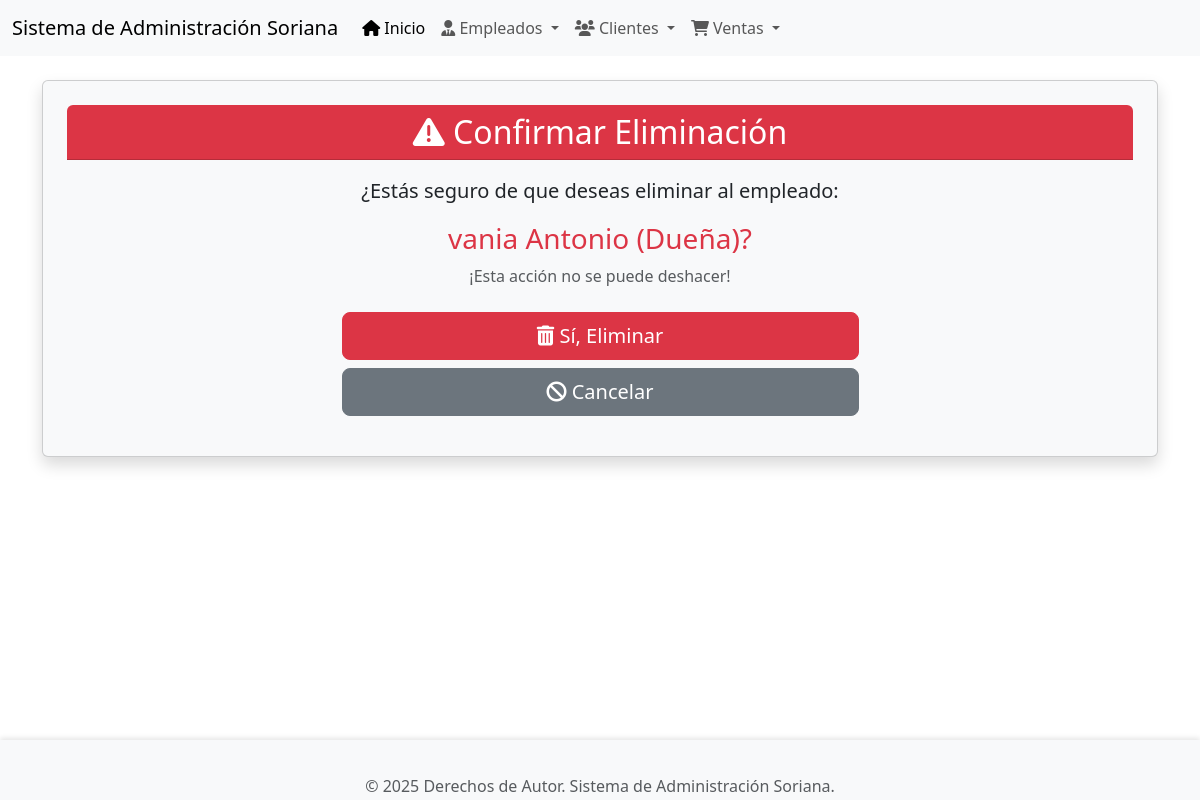
The app's page /empleados/borrar/1/ with its own data.
### app_Soriana/models.py (models this page shows, shortened)
class Empleado(models.Model):
    nombre = models.CharField(max_length=100)
    apellido = models.CharField(max_length=100)
    fecha_contratacion = models.DateField()
    puesto = models.CharField(max_length=100)
    salario = models.DecimalField(max_digits=10, decimal_places=2)
    email = models.EmailField(unique=True)
    telefono = models.CharField(max_length=15, blank=True, null=True)

### app_Soriana/views.py (the view)
# urls.py: path('empleados/borrar/<int:pk>/', views.borrar_Empleado, name='borrar_empleado'),
def borrar_Empleado(request, pk):
    empleado = get_object_or_404(Empleado, pk=pk)
    if request.method == 'POST':
        empleado.delete()
        messages.success(request, '¡Empleado eliminado exitosamente!')
        return redirect('ver_empleados')
    return render(request, 'Empleados/borrar_empleados.html', {'empleado': empleado})

### app_Soriana/templates/Empleados/borrar_empleados.html (shortened to what this page needs)
{% extends 'base.html' %}
{% block content %}
<div class="card shadow p-4 mb-4 bg-light rounded">
    <div class="card-header bg-danger text-white text-center rounded-top">
        <h2 class="mb-0"><i class="fas fa-exclamation-triangle"></i> Confirmar Eliminación</h2>
    </div>
    <div class="card-body text-center">
        <p class="lead">¿Estás seguro de que deseas eliminar al empleado:</p>
        <h3 class="text-danger">{{ empleado.nombre }} {{ empleado.apellido }} ({{ empleado.puesto }})?</h3>
        <p class="text-muted">¡Esta acción no se puede deshacer!</p>
        <form method="post" action="{% url 'borrar_empleado' empleado.pk %}">
            <div class="d-grid gap-2 col-md-6 mx-auto mt-4">
                <button type="submit" class="btn btn-danger btn-lg"><i class="fas fa-trash-alt"></i> Sí, Eliminar</button>
                <a href="{% url 'ver_empleados' %}" class="btn btn-secondary btn-lg"><i class="fas fa-ban"></i> Cancelar</a>
            </div>
        </form>
    </div>
</div>
{% endblock %}

### app_Soriana/templates/base.html (style rules this page uses)
body { display: flex; flex-direction: column; min-height: 100vh; }

### records on screen
Empleado: nombre "vania", apellido "Antonio", puesto "Dueña"
